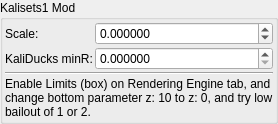
    <widget class="QGroupBox" name="groupBox">
     <property name="enabled">
      <bool>true</bool>
     </property>
     <property name="toolTip">
      <string/>
     </property>
     <property name="title">
      <string>Kalisets1 Mod</string>
     </property>
     <property name="checked">
      <bool>false</bool>
     </property>
     <layout class="QVBoxLayout" name="verticalLayout_18" stretch="0,0,0">
      <property name="spacing">
       <number>2</number>
      </property>
      <property name="leftMargin">
       <number>2</number>
      </property>
      <property name="topMargin">
       <number>2</number>
      </property>
      <property name="rightMargin">
       <number>2</number>
      </property>
      <property name="bottomMargin">
       <number>2</number>
      </property>
      <item>
       <layout class="QGridLayout" name="gridLayout_33" columnstretch="0,0,1">
        <property name="spacing">
         <number>2</number>
        </property>
        <item row="1" column="2">
         <widget class="MyDoubleSpinBox" name="spinbox_transf_minimum_radius_0">
          <property name="sizePolicy">
           <sizepolicy hsizetype="Minimum" vsizetype="Maximum">
            <horstretch>0</horstretch>
            <verstretch>0</verstretch>
           </sizepolicy>
          </property>
          <property name="prefix">
           <string/>
          </property>
          <property name="suffix">
           <string/>
          </property>
          <property name="decimals">
           <number>6</number>
          </property>
          <property name="minimum">
           <double>0.000000000000000</double>
          </property>
          <property name="maximum">
           <double>10.000000000000000</double>
          </property>
          <property name="singleStep">
           <double>0.100000000000000</double>
          </property>
         </widget>
        </item>
        <item row="0" column="2">
         <widget class="MyDoubleSpinBox" name="spinbox_transf_scale">
          <property name="sizePolicy">
           <sizepolicy hsizetype="Minimum" vsizetype="Maximum">
            <horstretch>0</horstretch>
            <verstretch>0</verstretch>
           </sizepolicy>
          </property>
          <property name="prefix">
           <string/>
          </property>
          <property name="suffix">
           <string/>
          </property>
          <property name="decimals">
           <number>6</number>
          </property>
          <property name="minimum">
           <double>-99.989999999999995</double>
          </property>
          <property name="maximum">
           <double>99.989999999999995</double>
          </property>
          <property name="singleStep">
           <double>0.100000000000000</double>
          </property>
         </widget>
        </item>
        <item row="0" column="0">
         <widget class="QLabel" name="label_172">
          <property name="text">
           <string>Scale:</string>
          </property>
         </widget>
        </item>
        <item row="1" column="0">
         <widget class="QLabel" name="label_173">
          <property name="text">
           <string>KaliDucks minR:</string>
          </property>
         </widget>
        </item>
       </layout>
      </item>
      <item>
       <widget class="Line" name="line_16">
        <property name="orientation">
         <enum>Qt::Horizontal</enum>
        </property>
       </widget>
      </item>
      <item>
       <widget class="QLabel" name="label_2">
        <property name="text">
         <string>Enable Limits (box) on Rendering Engine tab, and change bottom parameter z: 10 to z: 0, and try low bailout of 1 or 2.</string>
        </property>
        <property name="wordWrap">
         <bool>true</bool>
        </property>
       </widget>
      </item>
     </layout>
    </widget>
